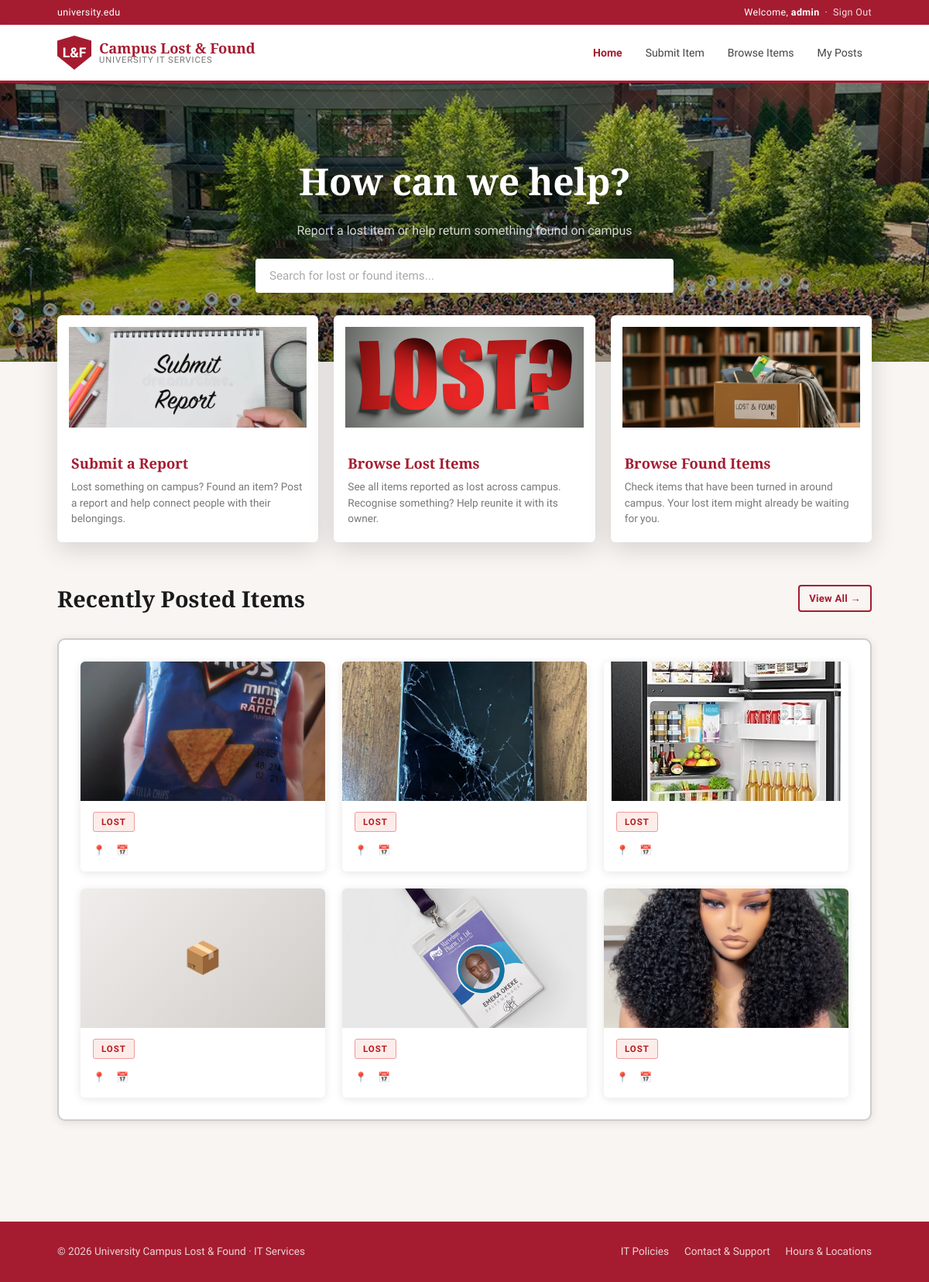
The app's page / (signed in) with its own data.
### core/models.py (models this page shows, shortened)
class Item(models.Model):
    STATUS_CHOICES = (
        ('Lost', 'Lost'),
        ('Found', 'Found'),
        ('Claimed', 'Claimed'),
    )
    CATEGORY_CHOICES = (
        ('Phone', 'Phone'),
        ('Laptop', 'Laptop'),
        ('Bag', 'Bag'),
        ('ID Card', 'ID Card'),
        ('Keys', 'Keys'),
        ('Other', 'Other'),
    )
    user = models.ForeignKey(User, on_delete=models.CASCADE, related_name='items', null=True, blank=True)
    item = models.CharField(max_length=200)
    description = models.TextField()
    category = models.CharField(max_length=100, choices=CATEGORY_CHOICES)
    image = models.ImageField(upload_to='items/', blank=True, null=True)
    date_lost = models.DateField()
    owner_name = models.CharField(max_length=150)
    email = models.EmailField(blank=True, null=True)
    phone_number = models.CharField(max_length=20, blank=True, null=True)
    status = models.CharField(
        max_length=10,
        choices=STATUS_CHOICES,
        default='Lost'
    )
    created_at = models.DateTimeField(auto_now_add=True)
    updated_at = models.DateTimeField(auto_now=True)
    class Meta:
        ordering = ['-created_at']

### core/views.py (the view)
# urls.py: path('', index, name = "home-page"),
def index(request):
    items = Item.objects.filter(status='Lost')[:6]
    return render(request, 'index.html', {'items': items})

### templates/index.html (shortened to what this page needs)
{% extends "base.html" %}
{% load static %}
{% block content %}
<section class="hero" style="background-image: url('{% static 'images/hero_image.webp' %}');">
  <div class="hero-bg-pattern"></div>
  <div class="hero-overlay"></div>
  <div class="hero-content">
    <h1>How can we help?</h1>
    <p>Report a lost item or help return something found on campus</p>
    <form class="search-bar" method="GET" action="{% url 'all-items' %}">
      <input type="text" name="q" placeholder="Search for lost or found items...">
    </form>
  </div>
</section>
<section class="features container">
  <a href="{% url 'submit-item' %}" class="feature-card" style="text-decoration:none;">
    <img src="{% static 'images/submit_report.webp' %}" style="padding: 15px;" alt="Submit Item"
      onerror="this.style.background='#eee';this.removeAttribute('src')">
    <div class="feature-card-body">
      <h3>Submit a Report</h3>
      <p>Lost something on campus? Found an item? Post a report and help connect people with their belongings.</p>
    </div>
  </a>
  <a href="{% url 'all-items' %}?status=LOST" class="feature-card" style="text-decoration:none;">
    <img src="{% static 'images/lost_items.jpg' %}" style="padding: 15px;" alt="Browse Lost Items"
      onerror="this.style.background='#eee';this.removeAttribute('src')">
    <div class="feature-card-body">
      <h3>Browse Lost Items</h3>
      <p>See all items reported as lost across campus. Recognise something? Help reunite it with its owner.</p>
    </div>
  </a>
  <a href="{% url 'all-items' %}?status=FOUND" class="feature-card" style="text-decoration:none;">
    <img src="{% static 'images/found_items.jpg' %}" style="padding: 15px;" alt="Browse Found Items"
      onerror="this.style.background='#eee';this.removeAttribute('src')">
    <div class="feature-card-body">
      <h3>Browse Found Items</h3>
      <p>Check items that have been turned in around campus. Your lost item might already be waiting for you.</p>
    </div>
  </a>
</section>
{% if user.is_authenticated %}
<section class="items-section">
  <div class="container">
    <div class="items-section-header">
      <h2>Recently Posted Items</h2>
      <a href="{% url 'all-items' %}" class="btn btn-outline btn-sm">View All →</a>
    </div>
    {% if items %}
    <div class="items-grid-wrapper">
      <div class="items-grid">
        {% for item in items %}
        <div class="item-card">
          {% if item.image %}
          <img class="item-card-img" src="{{ item.image.url }}" alt="{{ item.title }}">
          {% else %}
          <div class="item-card-img-placeholder">📦</div>
          {% endif %}
          <div class="item-card-body">
            <span class="item-badge badge-{{ item.status|lower }}">{{ item.status }}</span>
            <div class="item-meta">
              <span>📍 {{ item.location }}</span>
              <span>📅 {{ item.date_posted|date:"M d" }}</span>
            </div>
          </div>
        </div>
        {% endfor %}
      </div>
    </div>
    {% endif %}
  </div>
  {% endif %}
</section>
{% endblock content %}

### templates/base.html (shortened to what this page needs)
{% load static %}
<!DOCTYPE html>
<html lang="en">
<head>
  <link rel="stylesheet" href="{% static 'css/style.css' %}">
</head>
<body>
  <div class="top-bar-upper">
    <div class="container">
      <span>university.edu</span>
      {% if user.is_authenticated %}
        <span>Welcome, <strong>{{ user.username }}</strong> &nbsp;·&nbsp; <a href="{% url 'sign-out' %}">Sign Out</a></span>
      {% else %}
        <span>Please log in to see more relevant content &nbsp;
          <button class="login-btn-small" onclick="window.location='{% url 'sign-in' %}'">Login</button>
        </span>
      {% endif %}
    </div>
  </div>
  <header class="top-bar">
    <div class="container">
      <a href="{% url 'home-page' %}" class="logo">
        <div class="logo-shield">L&F</div>
        <div class="logo-text">
          <span class="logo-name">Campus Lost & Found</span>
          <span class="logo-sub">University IT Services</span>
        </div>
      </a>
      <nav class="main-nav">
        <a href="{% url 'home-page' %}" class="{% if request.resolver_match.url_name == 'home-page' %}active{% endif %}">Home</a>
        <a href="{% url 'submit-item' %}" class="{% if request.resolver_match.url_name == 'submit-item' %}active{% endif %}">Submit Item</a>
        <a href="{% url 'all-items' %}" class="{% if request.resolver_match.url_name == 'all-items' %}active{% endif %}">Browse Items</a>
        {% if user.is_authenticated %}
          <a href="{% url 'my-posts' %}" class="{% if request.resolver_match.url_name == 'my-posts' %}active{% endif %}">My Posts</a>
        {% endif %}
      </nav>
    </div>
  </header>
  {% block content %}{% endblock %}
  <footer>
    <div class="container">
      <p>© {% now "Y" %} University Campus Lost & Found · IT Services</p>
      <div class="footer-links">
        <a href="#">IT Policies</a>
        <a href="#">Contact & Support</a>
        <a href="#">Hours & Locations</a>
      </div>
    </div>
  </footer>
</body>
</html>

### records on screen
Item: image (picture), status "LOST"
Item: image (picture), status "LOST"
Item: image (picture), status "LOST"
Item: status "LOST"
Item: image (picture), status "LOST"
Item: image (picture), status "LOST"

### other values on screen
{{ user.username }} "admin"
